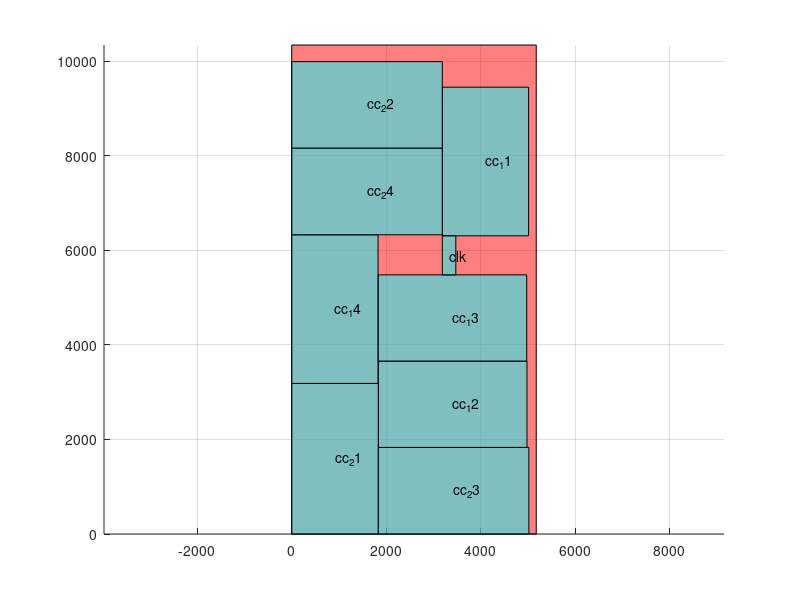

Recreate this plot in MATLAB.
axis equal;
hold on;
grid on;

block_x=[0 0 5174.26 5174.26 0 ];
block_y=[0 10348.5 10348.5 0 0 ];
fill(block_x,block_y,'r','facealpha',0.5);
block_x=[3186 3186 5012 5012 3186 ];
block_y=[6310 9456 9456 6310 6310 ];
fill(block_x,block_y,'c','facealpha',0.5);
text(4099, 7883, 'cc_11');

block_x=[1832 1832 4978 4978 1832 ];
block_y=[1832 3658 3658 1832 1832 ];
fill(block_x,block_y,'c','facealpha',0.5);
text(3405, 2745, 'cc_12');

block_x=[1826 1826 4972 4972 1826 ];
block_y=[3658 5484 5484 3658 3658 ];
fill(block_x,block_y,'c','facealpha',0.5);
text(3399, 4571, 'cc_13');

block_x=[0 0 1826 1826 0 ];
block_y=[3186 6332 6332 3186 3186 ];
fill(block_x,block_y,'c','facealpha',0.5);
text(913, 4759, 'cc_14');

block_x=[0 0 1832 1832 0 ];
block_y=[0 3186 3186 0 0 ];
fill(block_x,block_y,'c','facealpha',0.5);
text(916, 1593, 'cc_21');

block_x=[0 0 3186 3186 0 ];
block_y=[8164 9996 9996 8164 8164 ];
fill(block_x,block_y,'c','facealpha',0.5);
text(1593, 9080, 'cc_22');

block_x=[1832 1832 5018 5018 1832 ];
block_y=[0 1832 1832 0 0 ];
fill(block_x,block_y,'c','facealpha',0.5);
text(3425, 916, 'cc_23');

block_x=[0 0 3186 3186 0 ];
block_y=[6332 8164 8164 6332 6332 ];
fill(block_x,block_y,'c','facealpha',0.5);
text(1593, 7248, 'cc_24');

block_x=[3186 3186 3472 3472 3186 ];
block_y=[5484 6310 6310 5484 5484 ];
fill(block_x,block_y,'c','facealpha',0.5);
text(3329, 5897, 'clk');

